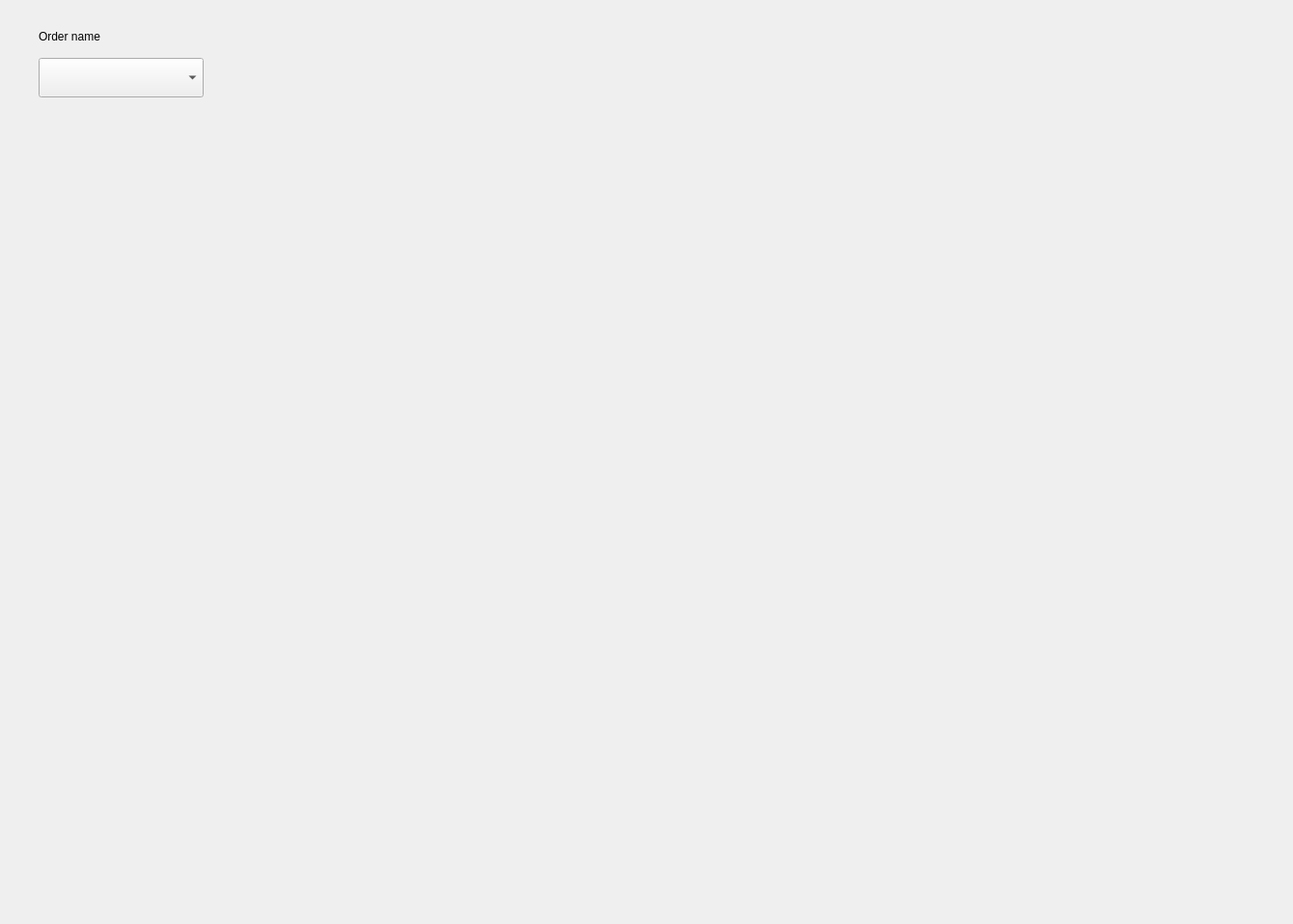
<?xml version="1.0" encoding="UTF-8"?>
<ui version="4.0">
 <class>Form</class>
 <widget class="QWidget" name="Form">
  <property name="geometry">
   <rect>
    <x>0</x>
    <y>0</y>
    <width>1340</width>
    <height>958</height>
   </rect>
  </property>
  <property name="windowTitle">
   <string>Form</string>
  </property>
  <widget class="QComboBox" name="comboBox_ord">
   <property name="geometry">
    <rect>
     <x>40</x>
     <y>60</y>
     <width>171</width>
     <height>41</height>
    </rect>
   </property>
  </widget>
  <widget class="QLabel" name="label">
   <property name="geometry">
    <rect>
     <x>40</x>
     <y>30</y>
     <width>161</width>
     <height>16</height>
    </rect>
   </property>
   <property name="text">
    <string>Order name</string>
   </property>
  </widget>
  <widget class="QLabel" name="label_img_order">
   <property name="geometry">
    <rect>
     <x>260</x>
     <y>60</y>
     <width>971</width>
     <height>861</height>
    </rect>
   </property>
   <property name="text">
    <string/>
   </property>
   <property name="scaledContents">
    <bool>true</bool>
   </property>
  </widget>
 </widget>
 <resources/>
 <connections/>
</ui>
